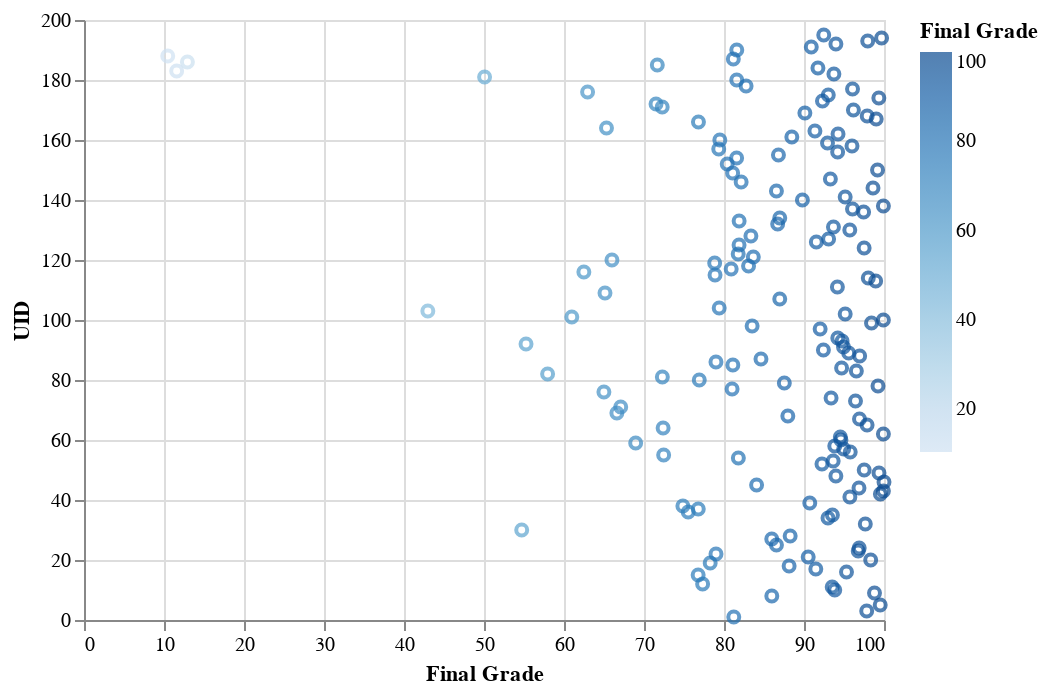

Here is the notebook cell this chart was saved with:
### Code cell
x = df2()
alt.Chart(x).mark_point().encode(
    x = "Final Grade",
    y = "UID",
    color=alt.Color('Final Grade', legend=alt.Legend(title="Final Grade")),
    tooltip = ["UID", "Final Grade"]
)

### Figure 1 — Vega-Lite specification as saved in the notebook (floating-point values rounded to 4 significant figures; data arrays with more than 128 entries replaced by an {"elided": "..."} marker saying what was removed)
{"config": {"view": {"continuousWidth": 400, "continuousHeight": 300}}, "data": {"name": "data-9e524c3cd82023d67f7be4afd5ddc6d8"}, "mark": "point", "encoding": {"color": {"type": "quantitative", "field": "Final Grade", "legend": {"title": "Final Grade"}}, "tooltip": [{"type": "quantitative", "field": "UID"}, {"type": "quantitative", "field": "Final Grade"}], "x": {"type": "quantitative", "field": "Final Grade"}, "y": {"type": "quantitative", "field": "UID"}}, "$schema": "https://vega.github.io/schema/vega-lite/v4.8.1.json", "datasets": {"data-9e524c3cd82023d67f7be4afd5ddc6d8": {"elided": "158 records"}}}
